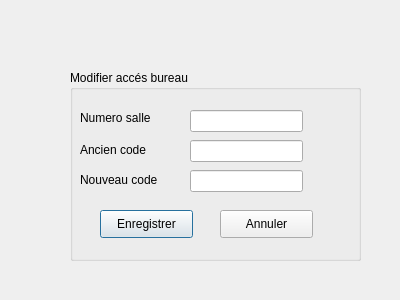
<?xml version="1.0" encoding="UTF-8"?>
<ui version="4.0">
 <class>Dialog2</class>
 <widget class="QDialog" name="Dialog2">
  <property name="geometry">
   <rect>
    <x>0</x>
    <y>0</y>
    <width>400</width>
    <height>300</height>
   </rect>
  </property>
  <property name="windowTitle">
   <string>Dialog</string>
  </property>
  <widget class="QGroupBox" name="groupBox">
   <property name="geometry">
    <rect>
     <x>70</x>
     <y>70</y>
     <width>291</width>
     <height>191</height>
    </rect>
   </property>
   <property name="title">
    <string>Modifier accés bureau</string>
   </property>
   <widget class="QLabel" name="label">
    <property name="geometry">
     <rect>
      <x>10</x>
      <y>40</y>
      <width>81</width>
      <height>16</height>
     </rect>
    </property>
    <property name="text">
     <string>Numero salle</string>
    </property>
   </widget>
   <widget class="QLabel" name="label_2">
    <property name="geometry">
     <rect>
      <x>10</x>
      <y>70</y>
      <width>71</width>
      <height>20</height>
     </rect>
    </property>
    <property name="text">
     <string>Ancien code</string>
    </property>
   </widget>
   <widget class="QLabel" name="label_3">
    <property name="geometry">
     <rect>
      <x>10</x>
      <y>100</y>
      <width>81</width>
      <height>20</height>
     </rect>
    </property>
    <property name="text">
     <string>Nouveau code</string>
    </property>
   </widget>
   <widget class="QLineEdit" name="lineEdit">
    <property name="geometry">
     <rect>
      <x>120</x>
      <y>40</y>
      <width>113</width>
      <height>22</height>
     </rect>
    </property>
   </widget>
   <widget class="QLineEdit" name="lineEdit_2">
    <property name="geometry">
     <rect>
      <x>120</x>
      <y>70</y>
      <width>113</width>
      <height>22</height>
     </rect>
    </property>
   </widget>
   <widget class="QLineEdit" name="lineEdit_3">
    <property name="geometry">
     <rect>
      <x>120</x>
      <y>100</y>
      <width>113</width>
      <height>22</height>
     </rect>
    </property>
   </widget>
   <widget class="QPushButton" name="pushButton">
    <property name="geometry">
     <rect>
      <x>30</x>
      <y>140</y>
      <width>93</width>
      <height>28</height>
     </rect>
    </property>
    <property name="text">
     <string>Enregistrer</string>
    </property>
   </widget>
   <widget class="QPushButton" name="pushButton_2">
    <property name="geometry">
     <rect>
      <x>150</x>
      <y>140</y>
      <width>93</width>
      <height>28</height>
     </rect>
    </property>
    <property name="text">
     <string>Annuler</string>
    </property>
   </widget>
  </widget>
 </widget>
 <resources/>
 <connections/>
</ui>
